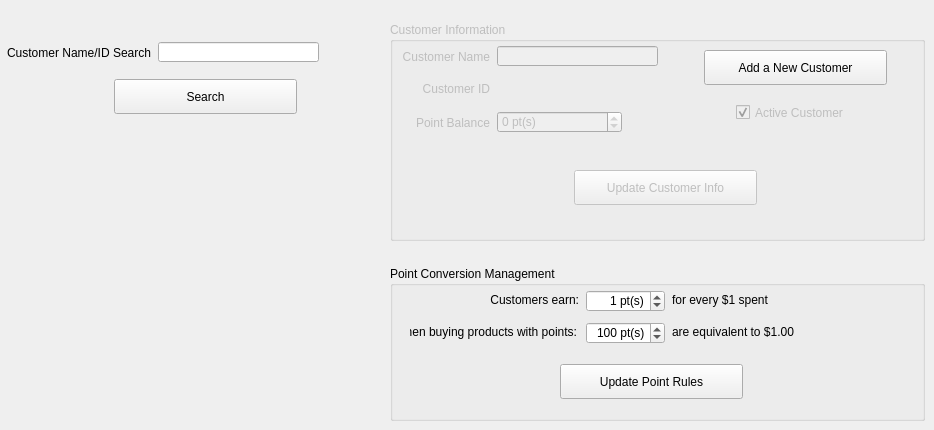
    <widget class="QWidget" name="manage_customers_tab">
     <attribute name="title">
      <string>Manage Customers</string>
     </attribute>
     <widget class="QGroupBox" name="groupBox_5">
      <property name="geometry">
       <rect>
        <x>390</x>
        <y>266</y>
        <width>535</width>
        <height>155</height>
       </rect>
      </property>
      <property name="title">
       <string>Point Conversion Management</string>
      </property>
      <widget class="QLabel" name="label_24">
       <property name="geometry">
        <rect>
         <x>100</x>
         <y>26</y>
         <width>89</width>
         <height>16</height>
        </rect>
       </property>
       <property name="text">
        <string>Customers earn:</string>
       </property>
       <property name="alignment">
        <set>Qt::AlignRight|Qt::AlignTrailing|Qt::AlignVCenter</set>
       </property>
      </widget>
      <widget class="QLabel" name="label_26">
       <property name="geometry">
        <rect>
         <x>282</x>
         <y>26</y>
         <width>237</width>
         <height>16</height>
        </rect>
       </property>
       <property name="text">
        <string>for every $1 spent</string>
       </property>
       <property name="alignment">
        <set>Qt::AlignLeading|Qt::AlignLeft|Qt::AlignVCenter</set>
       </property>
      </widget>
      <widget class="QLabel" name="label_27">
       <property name="geometry">
        <rect>
         <x>282</x>
         <y>58</y>
         <width>297</width>
         <height>16</height>
        </rect>
       </property>
       <property name="text">
        <string>are equivalent to $1.00</string>
       </property>
       <property name="alignment">
        <set>Qt::AlignLeading|Qt::AlignLeft|Qt::AlignVCenter</set>
       </property>
      </widget>
      <widget class="QLabel" name="label_31">
       <property name="geometry">
        <rect>
         <x>20</x>
         <y>58</y>
         <width>167</width>
         <height>16</height>
        </rect>
       </property>
       <property name="text">
        <string>When buying products with points:</string>
       </property>
       <property name="alignment">
        <set>Qt::AlignRight|Qt::AlignTrailing|Qt::AlignVCenter</set>
       </property>
      </widget>
      <widget class="QSpinBox" name="earn_sbox">
       <property name="geometry">
        <rect>
         <x>196</x>
         <y>24</y>
         <width>79</width>
         <height>22</height>
        </rect>
       </property>
       <property name="wrapping">
        <bool>true</bool>
       </property>
       <property name="alignment">
        <set>Qt::AlignRight|Qt::AlignTrailing|Qt::AlignVCenter</set>
       </property>
       <property name="suffix">
        <string> pt(s)</string>
       </property>
       <property name="minimum">
        <number>0</number>
       </property>
       <property name="maximum">
        <number>9999</number>
       </property>
       <property name="value">
        <number>1</number>
       </property>
      </widget>
      <widget class="QSpinBox" name="spend_sbox">
       <property name="geometry">
        <rect>
         <x>196</x>
         <y>56</y>
         <width>79</width>
         <height>22</height>
        </rect>
       </property>
       <property name="wrapping">
        <bool>true</bool>
       </property>
       <property name="alignment">
        <set>Qt::AlignRight|Qt::AlignTrailing|Qt::AlignVCenter</set>
       </property>
       <property name="suffix">
        <string> pt(s)</string>
       </property>
       <property name="minimum">
        <number>1</number>
       </property>
       <property name="maximum">
        <number>9999</number>
       </property>
       <property name="value">
        <number>100</number>
       </property>
      </widget>
      <widget class="QPushButton" name="mc_update_rules_btn">
       <property name="geometry">
        <rect>
         <x>170</x>
         <y>98</y>
         <width>183</width>
         <height>35</height>
        </rect>
       </property>
       <property name="text">
        <string>Update Point Rules</string>
       </property>
      </widget>
     </widget>
     <widget class="QLabel" name="label_38">
      <property name="geometry">
       <rect>
        <x>6</x>
        <y>46</y>
        <width>145</width>
        <height>13</height>
       </rect>
      </property>
      <property name="text">
       <string>Customer Name/ID Search</string>
      </property>
      <property name="alignment">
       <set>Qt::AlignRight|Qt::AlignTrailing|Qt::AlignVCenter</set>
      </property>
     </widget>
     <widget class="QPushButton" name="mc_search_btn">
      <property name="geometry">
       <rect>
        <x>114</x>
        <y>79</y>
        <width>183</width>
        <height>35</height>
       </rect>
      </property>
      <property name="text">
       <string>Search</string>
      </property>
     </widget>
     <widget class="QLineEdit" name="mc_name_id_search_field">
      <property name="geometry">
       <rect>
        <x>158</x>
        <y>42</y>
        <width>161</width>
        <height>20</height>
       </rect>
      </property>
     </widget>
     <widget class="QGroupBox" name="mc_customer_gbox">
      <property name="enabled">
       <bool>false</bool>
      </property>
      <property name="geometry">
       <rect>
        <x>390</x>
        <y>22</y>
        <width>535</width>
        <height>219</height>
       </rect>
      </property>
      <property name="title">
       <string>Customer Information</string>
      </property>
      <widget class="QLineEdit" name="mc_name_field">
       <property name="geometry">
        <rect>
         <x>107</x>
         <y>24</y>
         <width>161</width>
         <height>20</height>
        </rect>
       </property>
      </widget>
      <widget class="QPushButton" name="mc_update_btn">
       <property name="geometry">
        <rect>
         <x>184</x>
         <y>148</y>
         <width>183</width>
         <height>35</height>
        </rect>
       </property>
       <property name="text">
        <string>Update Customer Info</string>
       </property>
      </widget>
      <widget class="QLabel" name="label_39">
       <property name="geometry">
        <rect>
         <x>11</x>
         <y>94</y>
         <width>89</width>
         <height>13</height>
        </rect>
       </property>
       <property name="text">
        <string>Point Balance</string>
       </property>
       <property name="alignment">
        <set>Qt::AlignRight|Qt::AlignTrailing|Qt::AlignVCenter</set>
       </property>
      </widget>
      <widget class="QLabel" name="label_44">
       <property name="geometry">
        <rect>
         <x>11</x>
         <y>28</y>
         <width>89</width>
         <height>13</height>
        </rect>
       </property>
       <property name="text">
        <string>Customer Name</string>
       </property>
       <property name="alignment">
        <set>Qt::AlignRight|Qt::AlignTrailing|Qt::AlignVCenter</set>
       </property>
      </widget>
      <widget class="QLabel" name="label_45">
       <property name="geometry">
        <rect>
         <x>11</x>
         <y>60</y>
         <width>89</width>
         <height>13</height>
        </rect>
       </property>
       <property name="text">
        <string>Customer ID</string>
       </property>
       <property name="alignment">
        <set>Qt::AlignRight|Qt::AlignTrailing|Qt::AlignVCenter</set>
       </property>
      </widget>
      <widget class="QLabel" name="mc_id_lbl">
       <property name="geometry">
        <rect>
         <x>107</x>
         <y>60</y>
         <width>89</width>
         <height>13</height>
        </rect>
       </property>
       <property name="text">
        <string/>
       </property>
       <property name="alignment">
        <set>Qt::AlignLeading|Qt::AlignLeft|Qt::AlignVCenter</set>
       </property>
      </widget>
      <widget class="QSpinBox" name="mc_point_balance_sbox">
       <property name="geometry">
        <rect>
         <x>107</x>
         <y>89</y>
         <width>125</width>
         <height>22</height>
        </rect>
       </property>
       <property name="wrapping">
        <bool>true</bool>
       </property>
       <property name="alignment">
        <set>Qt::AlignLeading|Qt::AlignLeft|Qt::AlignVCenter</set>
       </property>
       <property name="suffix">
        <string> pt(s)</string>
       </property>
       <property name="minimum">
        <number>0</number>
       </property>
       <property name="maximum">
        <number>9999</number>
       </property>
       <property name="value">
        <number>0</number>
       </property>
      </widget>
      <widget class="QCheckBox" name="mc_activity_cb">
       <property name="geometry">
        <rect>
         <x>346</x>
         <y>82</y>
         <width>133</width>
         <height>17</height>
        </rect>
       </property>
       <property name="text">
        <string>Active Customer</string>
       </property>
       <property name="checked">
        <bool>true</bool>
       </property>
      </widget>
     </widget>
     <widget class="QPushButton" name="mc_add_btn">
      <property name="geometry">
       <rect>
        <x>704</x>
        <y>50</y>
        <width>183</width>
        <height>35</height>
       </rect>
      </property>
      <property name="text">
       <string>Add a New Customer</string>
      </property>
     </widget>
    </widget>
